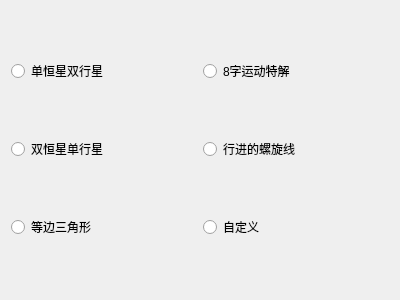
<?xml version="1.0" encoding="UTF-8"?>
<ui version="4.0">
    <class>Frame</class>
    <widget class="QFrame" name="three_body_example">
        <property name="geometry">
            <rect>
                <x>0</x>
                <y>0</y>
                <width>400</width>
                <height>300</height>
            </rect>
        </property>
        <property name="windowTitle">
            <string>Frame</string>
        </property>
        <layout class="QGridLayout" name="gridLayout">
            <item row="2" column="0">
                <widget class="QRadioButton" name="radioButton_2">
                    <property name="text">
                        <string>双恒星单行星</string>
                    </property>
                </widget>
            </item>
            <item row="2" column="1">
                <widget class="QRadioButton" name="radioButton_5">
                    <property name="text">
                        <string>行进的螺旋线</string>
                    </property>
                </widget>
            </item>
            <item row="3" column="0">
                <widget class="QRadioButton" name="radioButton_3">
                    <property name="text">
                        <string>等边三角形</string>
                    </property>
                </widget>
            </item>
            <item row="3" column="1">
                <widget class="QRadioButton" name="radioButton_6">
                    <property name="text">
                        <string>自定义</string>
                    </property>
                </widget>
            </item>
            <item row="0" column="0">
                <widget class="QRadioButton" name="radioButton_1">
                    <property name="text">
                        <string>单恒星双行星</string>
                    </property>
                </widget>
            </item>
            <item row="0" column="1">
                <widget class="QRadioButton" name="radioButton_4">
                    <property name="text">
                        <string>8字运动特解</string>
                    </property>
                </widget>
            </item>
        </layout>
    </widget>
    <tabstops>
        <tabstop>radioButton_1</tabstop>
        <tabstop>radioButton_2</tabstop>
        <tabstop>radioButton_3</tabstop>
        <tabstop>radioButton_4</tabstop>
        <tabstop>radioButton_5</tabstop>
        <tabstop>radioButton_6</tabstop>
    </tabstops>
    <resources/>
    <connections/>
</ui>
